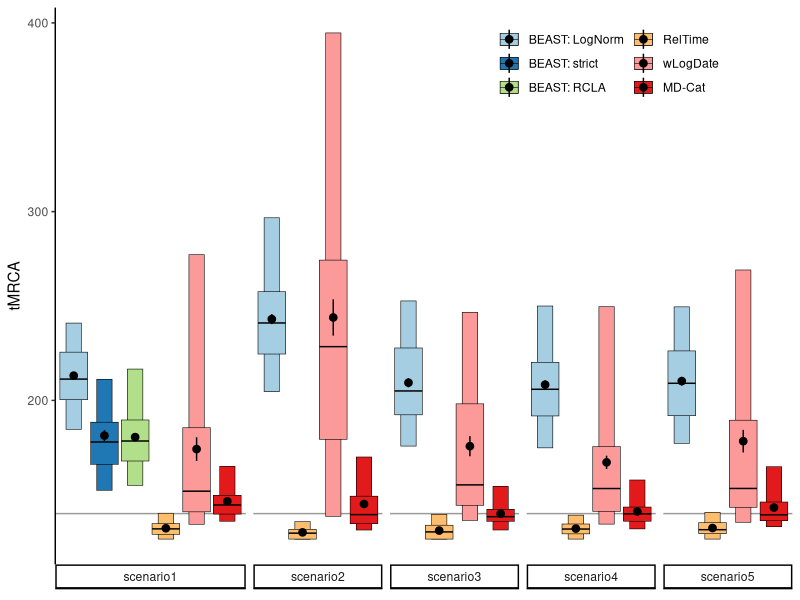
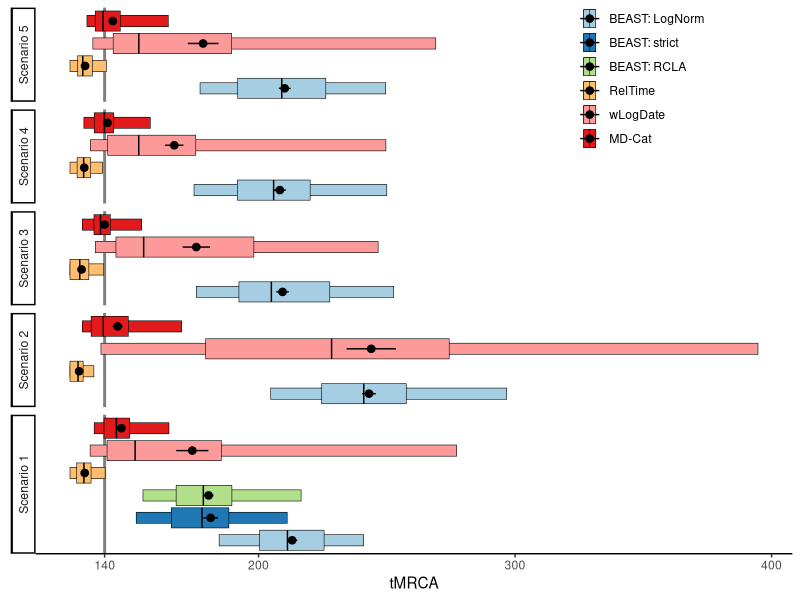
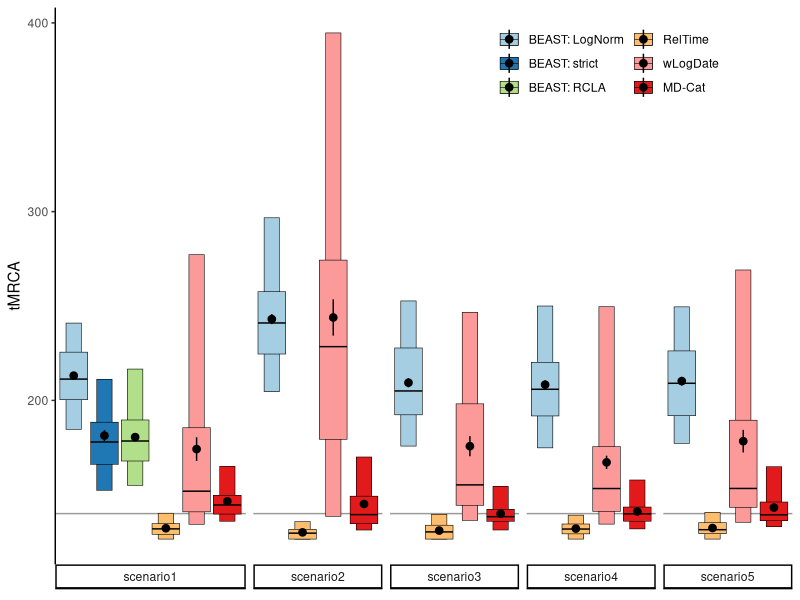
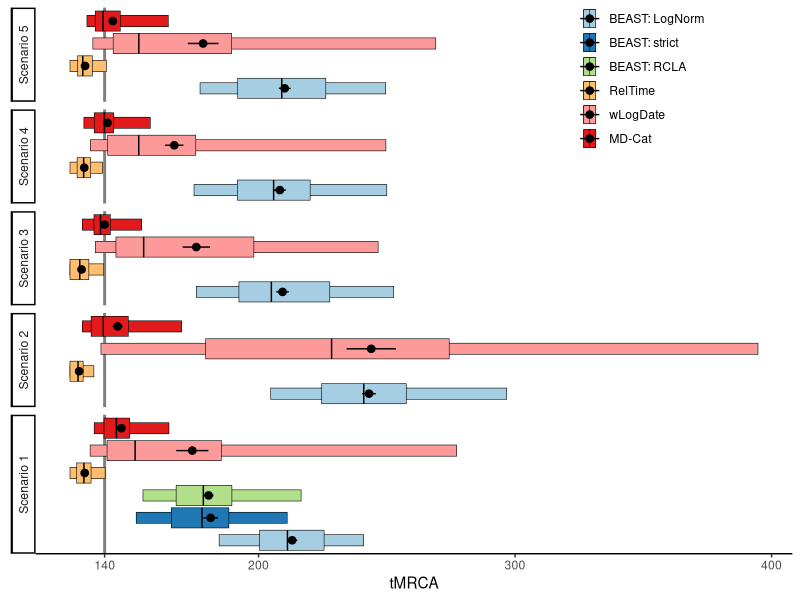

These charts were generated, in order, by the following R code:
setwd("/Users/uym2/my_gits/MD-Cat-paper/Plots/simulated/angiosperm")

require(ggplot2)

quantiles_95 <- function(x) {
  r <- quantile(x, probs=c(0.05, 0.5, 0.95))
  names(r) <- c("ymin", "y", "ymax")
  r
}
quantiles_75 <- function(x) {
  r <- quantile(x, probs=c(0.25, 0.5, 0.75))
  names(r) <- c("ymin", "y", "ymax")
  r
}

d = read.table("results_tmrca.txt",header=T)
#d2 = read.table("results_tmrca_moreBEAST.txt",header=F)
#d = rbind(d1,d2)

d$method = factor(d$method,levels=c("Blnorm",
                                    "BEAST_strict","BEAST_rcla","BEAST_lnorm","reltime","wlogdate","emd"),
                  labels = c("BEAST: LogNorm",
                             "BEAST: strict","BEAST: RCLA","BEAST_lnorm_old","RelTime","wLogDate","MD-Cat"))

ggplot(d[! d$method %in% c("BEAST_lnorm_old"),],
       aes(x=method,y=140-tmrca,fill=method)) + 
  geom_hline(yintercept = 140,linetype=1,color="grey60") + 
  stat_summary(position=position_dodge(width=0.9),width=.5,
               fun.data = quantiles_95,geom="crossbar",size=0.2) +
  stat_summary(position=position_dodge2(width=0.75),
               fun.data = quantiles_75,geom="crossbar",size=0.2) +
  stat_summary(position=position_dodge(width=0.9),size=0.4) + 
  scale_fill_manual(values = RColorBrewer::brewer.pal(7,'Paired')[c(1:3,7,5:6)]) +
  ylab("tMRCA") + 
  theme_classic() + 
  facet_grid(~clockModel,scale="free_x",space = "free", switch = "x") + 
  theme(axis.ticks.x = element_blank(),axis.title.x = element_blank(),axis.text.x = element_blank()) +
  theme(legend.title = element_blank(),legend.position = c(.75,.9))+
  guides(fill  = guide_legend(nrow = 3))
ggsave("angios_tmrca.pdf",width=6.5,height=4)


ggplot(d[! d$method %in% c("BEAST_lnorm_old"),],
       aes(y=method,x=140-tmrca,fill=method)) + 
  geom_vline(xintercept = 140,linetype=1,color="grey50",size=1) + 
  stat_summary(position=position_dodge(width=0.9),width=.5,
               fun.data = quantiles_95,geom="crossbar",size=0.2) +
  stat_summary(position=position_dodge2(width=0.75),
               fun.data = quantiles_75,geom="crossbar",size=0.2) +
  stat_summary(position=position_dodge(width=0.9),size=0.4) + 
  scale_fill_manual(values = RColorBrewer::brewer.pal(7,'Paired')[c(1:3,7,5:6)]) +
  scale_x_continuous("tMRCA",breaks = c(140,200,300,400)) + 
  theme_classic() + 
  facet_grid(sub("scenario","Scenario ",clockModel)~.,scale="free_y",space = "free", switch = "y", as.table = F) + 
  theme(axis.ticks.y = element_blank(),axis.title.y = element_blank(),axis.text.y = element_blank()) +
  theme(legend.title = element_blank(),legend.position = c(.8,.87))+
  guides(fill  = guide_legend(ncol = 1))
ggsave("angios_tmrca_flipped.pdf",width=3.8,height=5.5)
